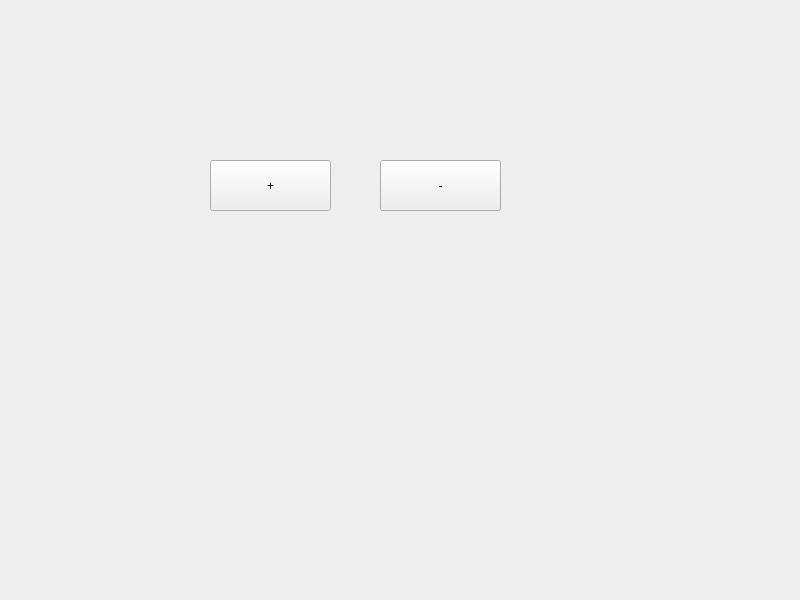
<?xml version="1.0" encoding="UTF-8"?>
<ui version="4.0">
 <class>Widget</class>
 <widget class="QWidget" name="Widget">
  <property name="geometry">
   <rect>
    <x>0</x>
    <y>0</y>
    <width>800</width>
    <height>600</height>
   </rect>
  </property>
  <property name="windowTitle">
   <string>Widget</string>
  </property>
  <widget class="QPushButton" name="pushButton_add">
   <property name="geometry">
    <rect>
     <x>210</x>
     <y>160</y>
     <width>121</width>
     <height>51</height>
    </rect>
   </property>
   <property name="text">
    <string>+</string>
   </property>
  </widget>
  <widget class="QPushButton" name="pushButton_sub">
   <property name="geometry">
    <rect>
     <x>380</x>
     <y>160</y>
     <width>121</width>
     <height>51</height>
    </rect>
   </property>
   <property name="text">
    <string>-</string>
   </property>
  </widget>
 </widget>
 <resources/>
 <connections/>
</ui>
